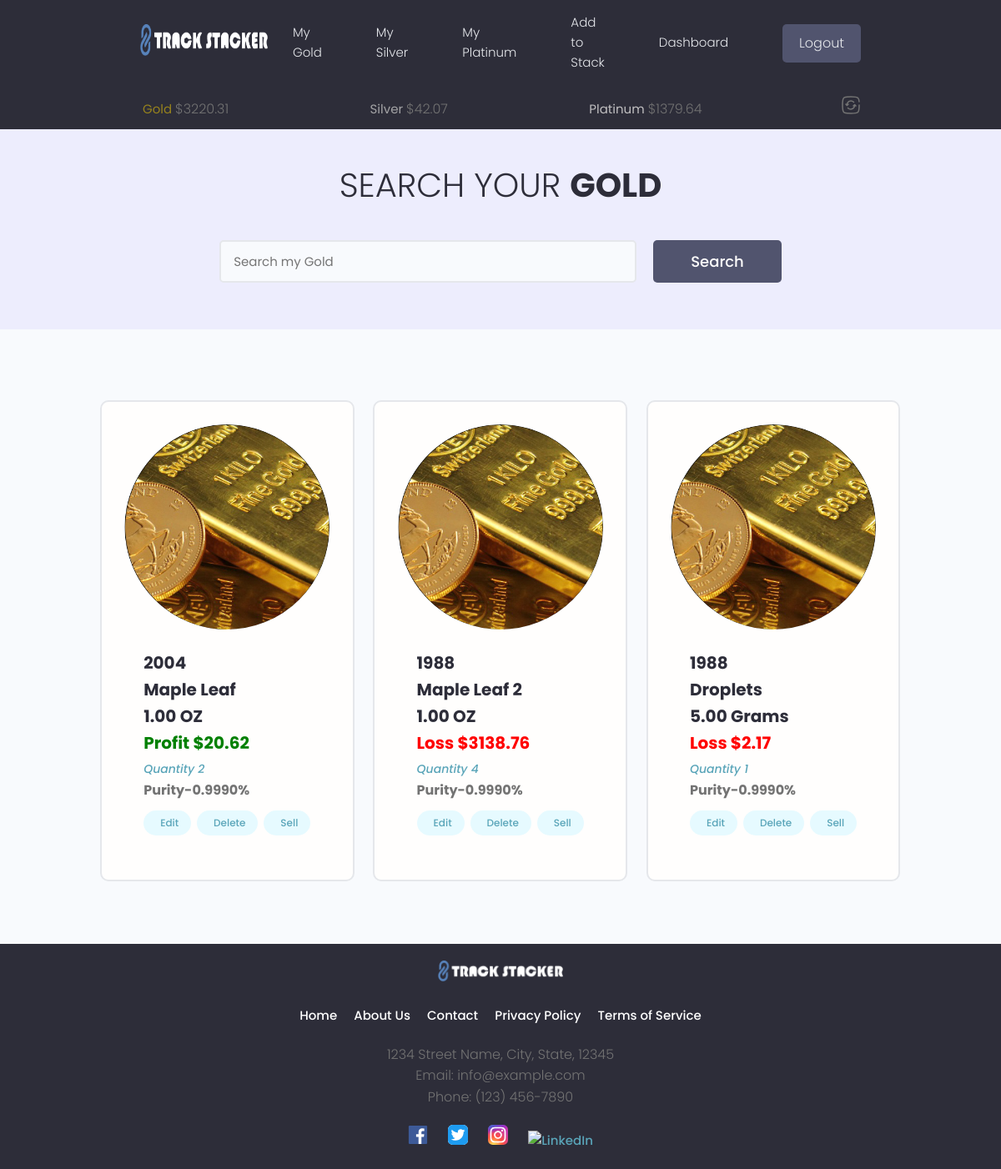
/gold/ (signed in), run on an earlier commit of the app's database.
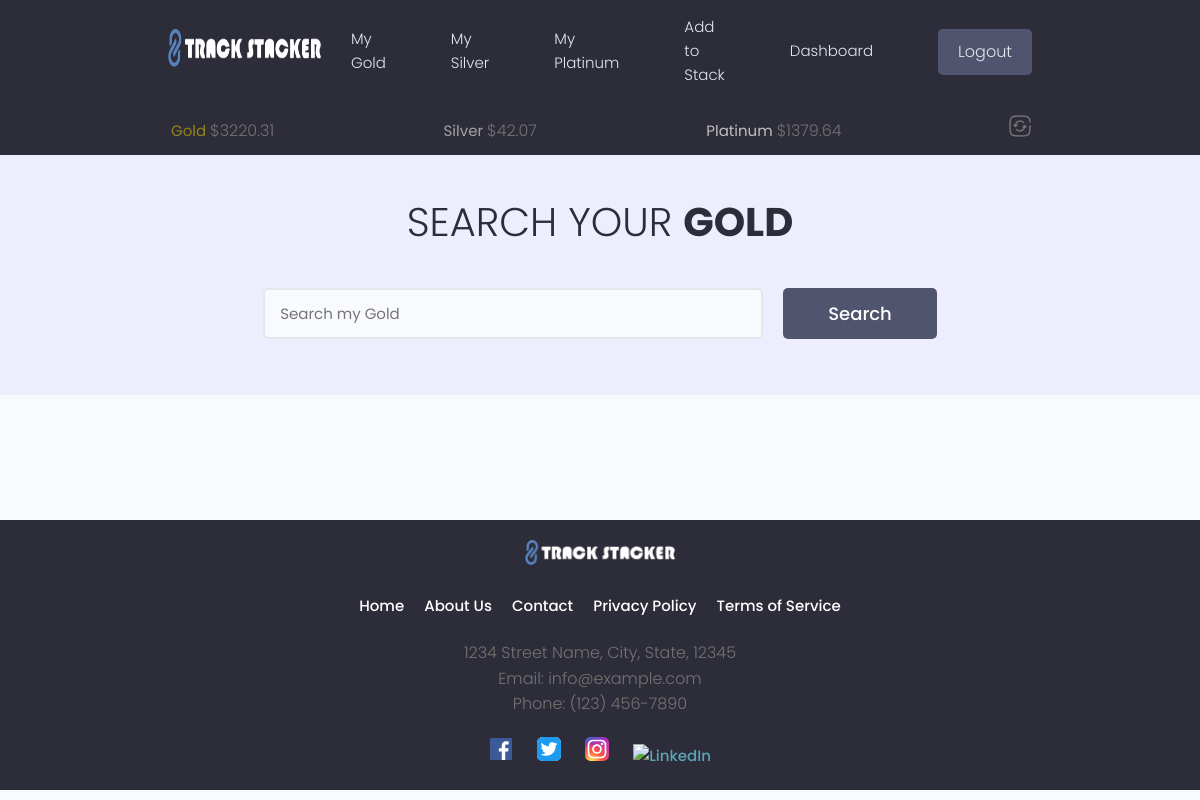
And on a later commit of the database.
### tracker/models.py (models this page shows, shortened)
class Gold(models.Model):
    METAL_TYPES = (
        ('gold', 'Gold'),
        ('silver', 'Silver'),
        ('platinum', 'Platinum'),
    )
    BAR_ROUND_MISC = (
        ('bar', 'Bar'),
        ('round', 'Round'),
        ('misc', 'Misc'),
    )
    UNIT_CHOICES = [
        ('GRAMS', 'Grams'),
        ('TROY_OUNCES', 'Troy Ounces'),
    ]
    COA_PRESENT = [
        ('yes', 'Yes'),
        ('no', 'No'),
    ]
    owner = models.ForeignKey(Profile, on_delete=models.CASCADE, default=None, null=True, blank=True, unique=False)
    metal_type = models.CharField(max_length=100, choices=METAL_TYPES, default='')
    item_type = models.CharField(max_length=100, choices=BAR_ROUND_MISC, default='round')
    coa_present = models.CharField(max_length=100, choices=COA_PRESENT, default='no')
    item_year =models.PositiveIntegerField(null=True, blank=True, default=None)
    item_name = models.CharField(max_length=100)
    item_about = models.TextField(max_length=500, null=True, blank=True, default="")
    featured_image = models.ImageField(default='images/gold_avatar.jpg', null=True, blank=True)
    purity = models.DecimalField(max_digits=15, decimal_places=4, null=True, blank=True)
    quantity = models.IntegerField()
    weight_troy_oz = models.DecimalField(max_digits=30, decimal_places=4)
    weight_grams = models.DecimalField(max_digits=30, decimal_places=4, default=0.00)
    cost_to_purchase = models.DecimalField(max_digits=20, decimal_places=2)
    spot_at_purchase = models.DecimalField(max_digits=20, decimal_places=2, null=True, blank=True, default=None)
    premium = models.DecimalField(max_digits=20, decimal_places=2, null=True, blank=True, default=0.00)
    shipping_cost = models.DecimalField(max_digits=15, decimal_places=2, null=True, blank=True)
    purchased_from = models.CharField(max_length=100)
    created = models.DateTimeField(auto_now_add=True)
    cost_per_unit = models.DecimalField(max_digits=20, decimal_places=2, null=True, blank=True, default=0.00)
    total_cost_per_unit = models.DecimalField(max_digits=20, decimal_places=2, null=True, blank=True, default=0.00)
    weight_per_unit = models.DecimalField(max_digits=20, decimal_places=4, default=0.00)
    initial_weight_unit = models.CharField(max_length=50, choices=UNIT_CHOICES, default='TROY_OUNCES')
    id = models.UUIDField(default=uuid.uuid4, primary_key=True, editable=False)
    class Meta:
        verbose_name_plural = "Gold"
    def calculate_profit(self, spot_price):
        if self.quantity > 0:
            try:
                melt_value = Decimal(self.weight_troy_oz) * Decimal(spot_price)
                profit = melt_value - (self.total_cost_per_unit * self.quantity)
            except Exception as e:
                print(f'There has been an error {e}')
            return profit
        else:
            profit = 0.00
            return profit

### tracker/views.py (the view, shortened to what this page needs)
# urls.py: path('<str:metal_type>/', views.metalPage, name='metal_page'),
@login_required(login_url='login-user')
def metalPage(request, metal_type):
    metals_data, created = MetalsData.objects.get_or_create(owner=request.user.profile)
    five_minutes_later = metals_data.timestamp + 300
    unix_time_now = int(time.time())
    if metals_data.current_gold_price == 0:
        metals_data.get_api_data(request.user)
    elif (unix_time_now - five_minutes_later) > 300:
        print('pancakes')
    gold_price = metals_data.current_gold_price
    silver_price = metals_data.current_silver_price
    platinum_price = metals_data.current_platinum_price
    print(f"Gold {gold_price}")
    print(f"Silver {silver_price}")
    print(f"Platinum {platinum_price}")
    metal_objects = None
    template_name = None
    results, search_query = searchMetals(request)
    if metal_type == 'gold':
        spot_price = gold_price
        if search_query:
            metal_objects = results.get('gold_items')
        else:
            metal_objects = Gold.objects.filter(owner=request.user.profile)
        template_name = 'tracker/gold.html'
    else:
        raise Http404
    if metal_objects:
        custom_range, metal_objects = paginateMetals(request, metal_objects, 6)
        for object in metal_objects:
            object.profit = object.calculate_profit(spot_price)
        for object in metal_objects:
            object.weight = object.weight_per_unit
        context = {
            'object.weight': object.weight,
            'object.profit': object.profit,
            'spot_price': spot_price,
            'custom_range': custom_range,
            'metal_type': metal_type,
            'metal_objects': metal_objects,
            'search_query': search_query
        }
    else:
        context = {
            'object.weight': 0,
            'object.profit': 0,
            'spot_price': 0,
            'custom_range': [],
            'metal_type': metal_type,
            'metal_objects': [],
            'search_query': search_query
        }
        print('There are some massive errors going on here!')
    return render(request, template_name, context)

### tracker/context_processors.py (called while the page is built)
def subheader_context(request):
    subheader_data = {}
    if request.user.is_authenticated:
        try:
            metals_data, created = MetalsData.objects.get_or_create(owner=request.user.profile)
            subheader_data['gold_price'] = metals_data.current_gold_price
            subheader_data['silver_price'] = metals_data.current_silver_price
            subheader_data['platinum_price'] = metals_data.current_platinum_price
        except MetalsData.DoesNotExist:
            subheader_data['gold_price'] = 'N/A'
            subheader_data['silver_price'] = 'N/A'
            subheader_data['platinum_price'] = 'N/A'
    return subheader_data

### tracker/templatetags/custom_filters.py (called while the page is built)
@register.filter
def absolute(value):
    return abs(value)

### tracker/templates/tracker/gold.html (shortened to what the changed rows need)
{% extends 'main.html' %}
{% block content %}
{% load static %}
{% load multiply %}
{% load custom_filters %}
<main class="projects">
    <section class="hero-section text-center">
      <div class="container container--narrow">
        <div class="hero-section__box">
          <h2>Search your <span>Gold</span></h2>
        </div>
      </div>
    </section>
    <section class="projectsList">
      <div class="container">
        <div class="grid grid--three">
          {% if search_query %}
          {% for object in metal_objects %}
          <div class="column">
            <div class="card project">
              <a href="{% url 'singleMetal' metal_type='gold' pk=object.pk %}" class="project">
                {% if object.featured_image.url != None %}
                <div class="project__thumbnail metal__thumbnail" style="background-image: url('{{ object.featured_image.url }}')">
                </div>
                {% else %}
                <div class="project__thumbnail metal__thumbnail" style="background-image: url('{% static 'images/default.jpg' %}')">
                </div>
                {% endif %}
                <div class="card__body">
                  <h3 class="project__title">{{object.item_year}}</h3>
                  <h3 class="project__title">{{object.item_name}}</h3>
                  {% if object.initial_weight_unit == 'TROY_OUNCES' %}
                  <h3 class="project__title">{{object.weight|floatformat:2}} OZ</h3>
                  {% else %}
                  <h3 class="project__title">{{object.weight|floatformat:2}} Gram{{object.weight|floatformat:2|pluralize}}</h3>
                  {% endif %}
                  {% if object.quantity > 0 %}
                    {% if object.profit > 0 %}
                    <h3 class="project__title profit_plus">Profit ${{object.profit|floatformat:2}}</h3>
                    {% elif object.profit == 0 %}
                    <h3 class="project__title profit_neutral">{{object.profit|floatformat:2}}</h3>
                    {% else %}
                    <h3 class="project__title profit_minus">Loss ${{object.profit|absolute|floatformat:2}}</h3>
                    {% endif %}
                  {% else %}
                    <h3 class="project__title profit_neutral">SOLD OUT</h3>
                  {% endif %}
                  <p><a class="project__author" href="{% url 'singleMetal' metal_type='gold' pk=object.pk %}">Quantity {{object.quantity}}</a></p>
                  <p class="project--rating">
                    <span style="font-weight: bold;">Purity-{{object.purity}}%</span>
                  </p>
                  <p class="project--rating">
                    <a class="tag tag--pill tag--main settings__btn" href="{% url 'editPage' metal_type=object.metal_type pk=object.pk %}"><i class="im im-edit"></i> Edit</a>
                    <a class="tag tag--pill tag--main settings__btn" href="{% url 'deletePage' metal_type=object.metal_type pk=object.pk %}"><i class="im im-edit"></i> Delete</a>
                    <a class="tag tag--pill tag--main settings__btn" href="{% url 'sellPage' metal_type=object.metal_type pk=object.pk %}"><i class="im im-edit"></i> Sell</a>
                  </p>
                </div>
              </a>
            </div>
          </div>
          {% endfor %}
          {% else %}
          {% for object in metal_objects %}
          <div class="column">
            <div class="card project">
              <a href="{% url 'singleMetal' metal_type='gold' pk=object.pk %}" class="project">
                {% if object.featured_image.url != None %}
                <div class="project__thumbnail metal__thumbnail" style="background-image: url('{{ object.featured_image.url }}')">
                </div>
                {% else %}
                <div class="project__thumbnail metal__thumbnail" style="background-image: url('{% static 'images/default.jpg' %}')">
                </div>
                {% endif %}
                <div class="card__body">
                  <h3 class="project__title">{{object.item_year}}</h3>
                  <h3 class="project__title">{{object.item_name}}</h3>
                  {% if object.initial_weight_unit == 'TROY_OUNCES' %}
                  <h3 class="project__title">{{object.weight|floatformat:2}} OZ</h3>
                  {% else %}
                  <h3 class="project__title">{{object.weight|floatformat:2}} Gram{{object.weight|floatformat:2|pluralize}}</h3>
                  {% endif %}
                  {% if object.quantity > 0 %}
                    {% if object.profit > 0 %}
                    <h3 class="project__title profit_plus">Profit ${{object.profit|floatformat:2}}</h3>
                    {% elif object.profit == 0 %}
                    <h3 class="project__title profit_neutral">{{object.profit|floatformat:2}}</h3>
                    {% else %}
                    <h3 class="project__title profit_minus">Loss ${{object.profit|absolute|floatformat:2}}</h3>
                    {% endif %}
                  {% else %}
                    <h3 class="project__title profit_neutral">SOLD OUT</h3>
                  {% endif %}
                  <p><a class="project__author" href="{% url 'singleMetal' metal_type='gold' pk=object.pk %}">Quantity {{object.quantity}}</a></p>                    <span style="font-weight: bold;">Purity-{{object.purity}}%</span>
                  <p class="project--rating">
                    <a class="tag tag--pill tag--main settings__btn" href="{% url 'editPage' metal_type=object.metal_type pk=object.pk %}"> Edit</a>
                    <a class="tag tag--pill tag--main settings__btn" href="{% url 'deletePage' metal_type=object.metal_type pk=object.pk %}"> Delete</a>
                    <a class="tag tag--pill tag--main settings__btn" href="{% url 'sellPage' metal_type=object.metal_type pk=object.pk %}"> Sell</a>
                  </p>
                </div>
              </a>
            </div>
          </div>
          {% endfor %}
          {% endif %}
        </div>
      </div>
    </section>
  </main>
{% endblock content %}

What changed in the data, as far as the page shows it:
removed Gold: featured_image (picture), item_year "2004", item_name "Maple Leaf", weight "1.00", profit "20.62", quantity "2", purity "0.9990"
removed Gold: featured_image (picture), item_year "1988", item_name "Maple Leaf 2", weight "1.00", profit|absolute "3138.76", quantity "4", purity "0.9990"
removed Gold: featured_image (picture), item_year "1988", item_name "Droplets", weight "5.00", profit|absolute "2.17", quantity "1", purity "0.9990"
